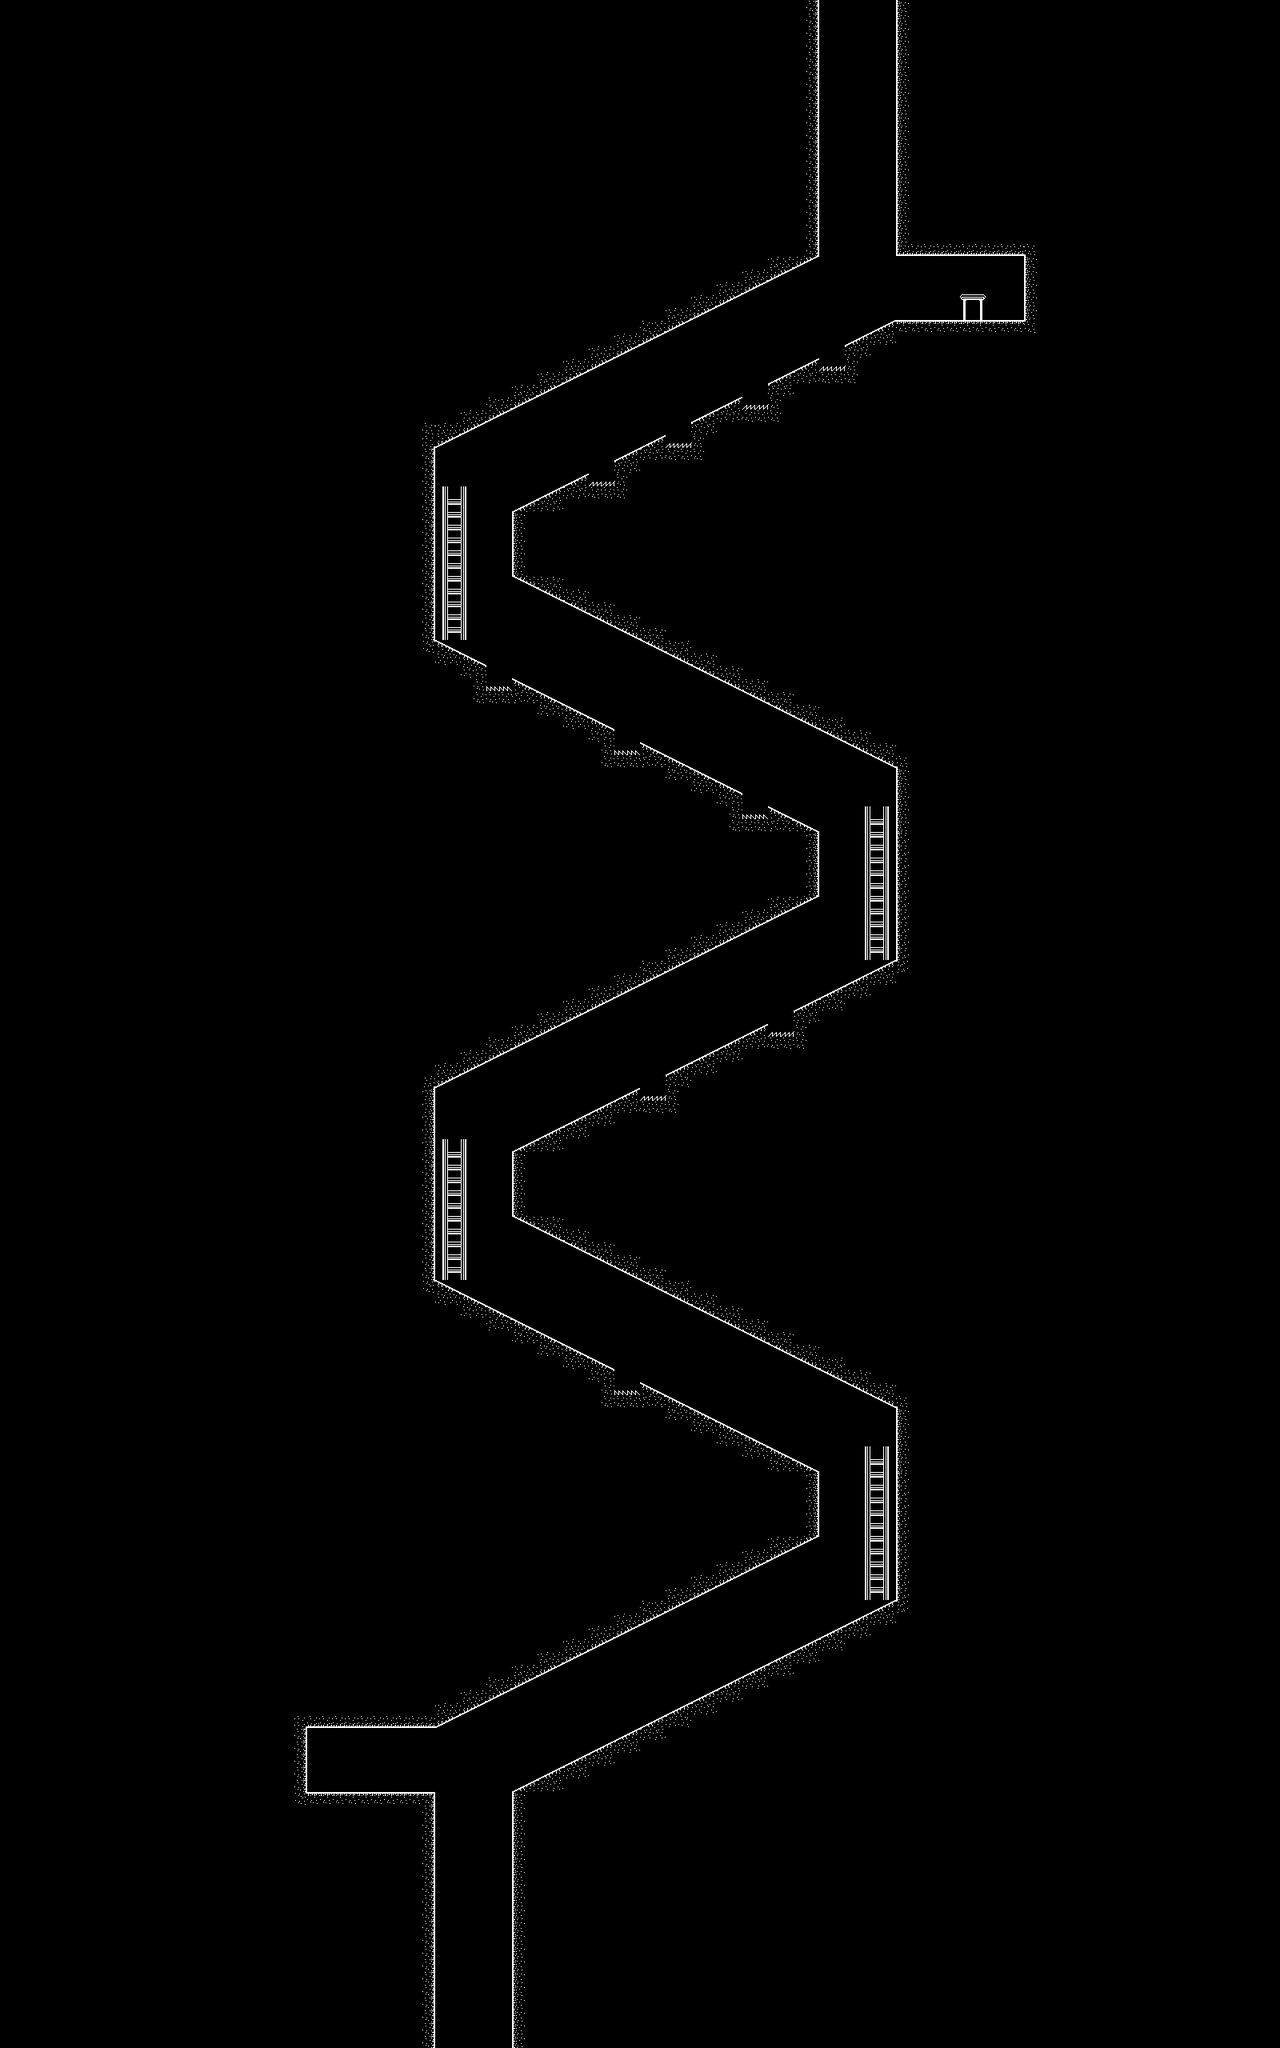

Tiled map render using the project's own tile images. Description and the map definition, with tile-layer contents summarised, below:
An orthogonal 100x160 tile map with 16x16 px tiles, 1 tile layer (Tiles) and 111 objects (12x L1, 11x L4, 11x L2, 10x L3, 9x L1d, ...).

<map version="1.10" tiledversion="1.10.2" orientation="orthogonal" renderorder="right-down" width="100" height="160" tilewidth="16" tileheight="16" infinite="0" nextlayerid="9" nextobjectid="173">
 <tileset firstgid="1" source="amproject.tsx" />
 <layer id="1" name="Tiles" width="100" height="160">
  <data>[16000 cells, 14461 non-empty, 20 distinct tile ids]</data>
 </layer>
 <objectgroup id="6" name="Objects">
  <object id="18" name="stoneGen" x="1040" y="16" width="64" height="64">
   <properties>
    <property name="class" value="stoneGenerator" />
    <property name="interval" type="float" value="3" />
    <property name="pattern" value="red,green,blue" />
   </properties>
   <ellipse />
  </object>
  <object id="77" name="stoneDestroyer" x="528" y="2544" width="128" height="16">
   <properties>
    <property name="class" value="stoneDestroyer" />
   </properties>
  </object>
  <object id="81" name="stoneB" x="560" y="560" width="64" height="64">
   <properties>
    <property name="class" value="stone" />
    <property name="color" value="blue" />
   </properties>
   <ellipse />
  </object>
  <object id="83" name="stoneG" x="1040" y="960" width="64" height="64">
   <properties>
    <property name="class" value="stone" />
    <property name="color" value="green" />
   </properties>
   <ellipse />
  </object>
  <object id="84" name="stoneR" x="560" y="1360" width="64" height="64">
   <properties>
    <property name="class" value="stone" />
    <property name="color" value="red" />
   </properties>
   <ellipse />
  </object>
  <object id="85" name="stoneB" x="1040" y="1760" width="64" height="64">
   <properties>
    <property name="class" value="stone" />
    <property name="color" value="blue" />
   </properties>
   <ellipse />
  </object>
  <object id="139" name="NextStage" x="1216" y="384">
   <properties>
    <property name="class" value="scenePortal" />
    <property name="scene" value="LevelLobby" />
   </properties>
   <point />
  </object>
  <object id="171" name="blueGem" x="1184" y="384">
   <properties>
    <property name="class" value="gem" />
    <property name="color" value="blue" />
   </properties>
   <point />
  </object>
 </objectgroup>
 <objectgroup id="7" name="Spikes">
  <object id="92" name="L4d" x="768" y="1736" width="32" height="8" />
  <object id="102" name="L3d" x="800" y="1368" width="32" height="8" />
  <object id="103" name="L3d" x="960" y="1288" width="32" height="8" />
  <object id="116" name="L2d" x="928" y="1016" width="32" height="8" />
  <object id="115" name="L2d" x="768" y="936" width="32" height="8" />
  <object id="114" name="L2d" x="608" y="856" width="32" height="8" />
  <object id="133" name="L1d" x="736" y="600" width="32" height="8" />
  <object id="135" name="L1d" x="832" y="552" width="32" height="8" />
  <object id="136" name="L1d" x="928" y="504" width="32" height="8" />
  <object id="138" name="L1d" x="1024" y="456" width="32" height="8" />
 </objectgroup>
 <objectgroup id="5" name="Bricks" />
 <objectgroup id="3" name="OneWays">
  <object id="70" name="L4" x="1088" y="1968" width="16" height="8" />
  <object id="71" name="L4" x="1088" y="1936" width="16" height="8" />
  <object id="72" name="L4" x="1088" y="1904" width="16" height="8" />
  <object id="73" name="L4" x="1088" y="1872" width="16" height="8" />
  <object id="74" name="L4" x="1088" y="1840" width="16" height="8" />
  <object id="65" name="L3" x="560" y="1568" width="16" height="8" />
  <object id="66" name="L3" x="560" y="1536" width="16" height="8" />
  <object id="67" name="L3" x="560" y="1504" width="16" height="8" />
  <object id="68" name="L3" x="560" y="1472" width="16" height="8" />
  <object id="69" name="L3" x="560" y="1440" width="16" height="8" />
  <object id="60" name="L2" x="1088" y="1184" width="16" height="8" />
  <object id="61" name="L2" x="1088" y="1152" width="16" height="8" />
  <object id="62" name="L2" x="1088" y="1120" width="16" height="8" />
  <object id="63" name="L2" x="1088" y="1088" width="16" height="8" />
  <object id="64" name="L2" x="1088" y="1056" width="16" height="8" />
  <object id="33" name="L1" x="560" y="768" width="16" height="8" />
  <object id="32" name="L1" x="560" y="736" width="16" height="8" />
  <object id="25" name="L1" x="560" y="704" width="16" height="8" />
  <object id="24" name="L1" x="560" y="672" width="16" height="8" />
  <object id="26" name="L1" x="560" y="640" width="16" height="8" />
  <object id="142" name="L1" x="560" y="624" width="16" height="8" />
  <object id="143" name="L1" x="560" y="784" width="16" height="8" />
  <object id="149" name="L1" x="560" y="624" width="16" height="8" />
  <object id="150" name="L1" x="560" y="656" width="16" height="8" />
  <object id="151" name="L1" x="560" y="688" width="16" height="8" />
  <object id="152" name="L1" x="560" y="720" width="16" height="8" />
  <object id="153" name="L1" x="560" y="752" width="16" height="8" />
  <object id="154" name="L2" x="1088" y="1168" width="16" height="8" />
  <object id="155" name="L2" x="1088" y="1136" width="16" height="8" />
  <object id="156" name="L2" x="1088" y="1104" width="16" height="8" />
  <object id="157" name="L2" x="1088" y="1072" width="16" height="8" />
  <object id="158" name="L2" x="1088" y="1040" width="16" height="8" />
  <object id="159" name="L2" x="1088" y="1024" width="16" height="8" />
  <object id="160" name="L3" x="560" y="1584" width="16" height="8" />
  <object id="161" name="L3" x="560" y="1552" width="16" height="8" />
  <object id="162" name="L3" x="560" y="1520" width="16" height="8" />
  <object id="163" name="L3" x="560" y="1488" width="16" height="8" />
  <object id="164" name="L3" x="560" y="1456" width="16" height="8" />
  <object id="165" name="L4" x="1088" y="1984" width="16" height="8" />
  <object id="166" name="L4" x="1088" y="1952" width="16" height="8" />
  <object id="167" name="L4" x="1088" y="1920" width="16" height="8" />
  <object id="168" name="L4" x="1088" y="1888" width="16" height="8" />
  <object id="169" name="L4" x="1088" y="1856" width="16" height="8" />
  <object id="170" name="L4" x="1088" y="1824" width="16" height="8" />
 </objectgroup>
 <objectgroup id="4" name="Grounds">
  <object id="55" name="L5r" x="640" y="2240" width="16" height="320" />
  <object id="54" name="L5l" x="528" y="2240" width="16" height="320" />
  <object id="52" name="L5d" x="368" y="2240" width="176" height="16" />
  <object id="51" name="L5l" x="368" y="2144" width="16" height="112" />
  <object id="50" name="L5u" x="368" y="2144" width="176" height="16" />
  <object id="46" name="L5slide" x="1120" y="2000">
   <polygon points="0,0 0,240 -480,240" />
  </object>
  <object id="47" name="L5slide" x="544" y="2160">
   <polygon points="0,0 480,-240 0,-240" />
  </object>
  <object id="48" name="L5r" x="1008" y="1840" width="16" height="80" />
  <object id="49" name="L5l" x="1120" y="1744" width="16" height="272" />
  <object id="89" name="L4slide" x="800" y="1728">
   <polygon points="0,0 224,112 0,112" />
  </object>
  <object id="91" name="L4d" x="752" y="1744" width="64" height="16" />
  </objectgroup>
 <objectgroup id="2" name="Start">
  <!-- 1 objects omitted --></objectgroup>
</map>
<!-- 38 of 111 objects omitted -->